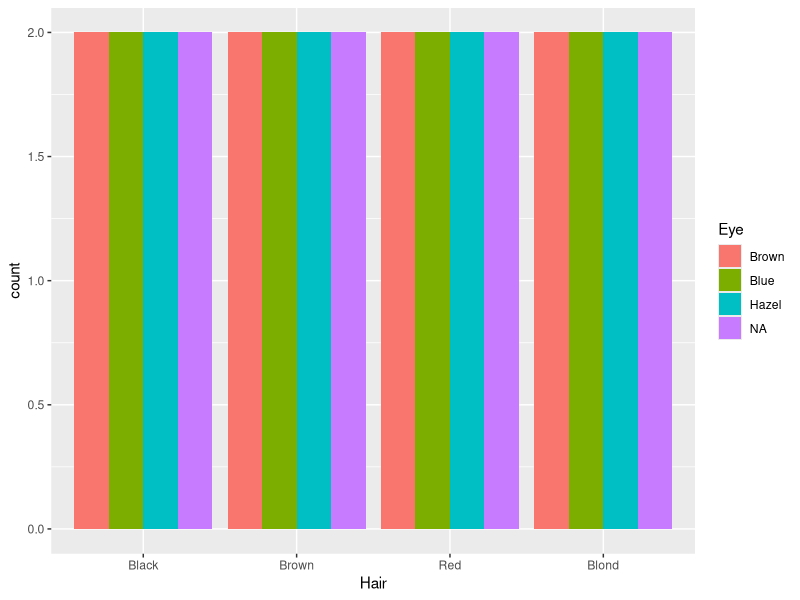
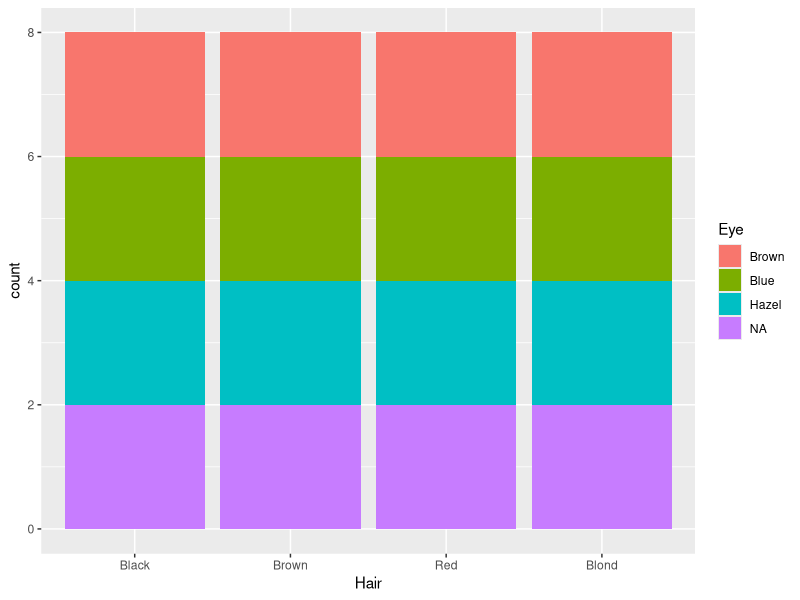
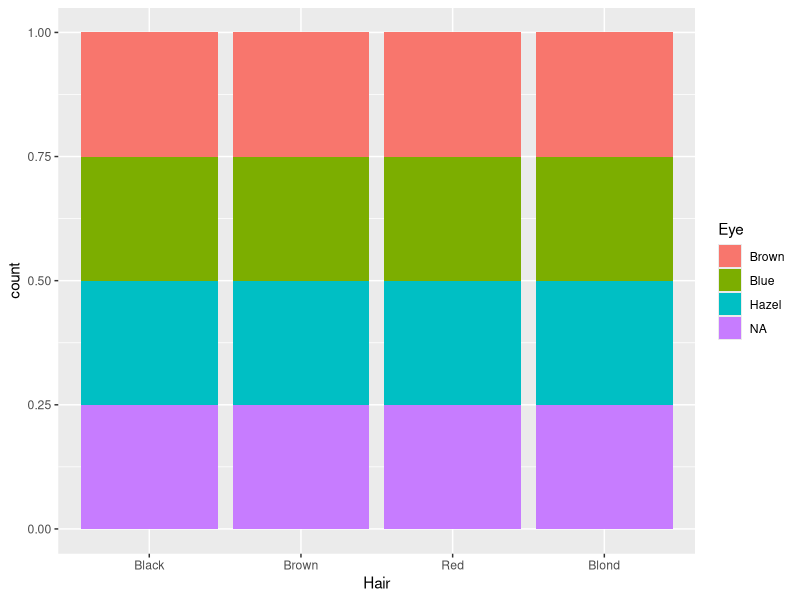

These figures' R source, in order:
#Bivariate visulization for two qualitative variables#

install.packages("ggplot2")
library("ggplot2")
df=data.frame(HairEyeColor)

#Grouped Bar Plot#
ggplot(
  df, aes(x=Hair, fill=Eye))+
  geom_bar(position="dodge")+
  scale_fill_discrete(labels=c("Brown", "Blue", "Hazel"))


#STACKED FREQUENCY Bar Plot#
ggplot(
  df, aes(x=Hair, fill=Eye))+
  geom_bar()+
  scale_fill_discrete(labels=c("Brown", "Blue", "Hazel"))

#100% STACKED FREQUENCY Bar Plot#
ggplot(
  df, aes(x=Hair, fill=Eye))+
  geom_bar(position="fill")+
  scale_fill_discrete(labels=c("Brown", "Blue", "Hazel"))

# Note: We can't plot spine & Mosaic in ggplot2